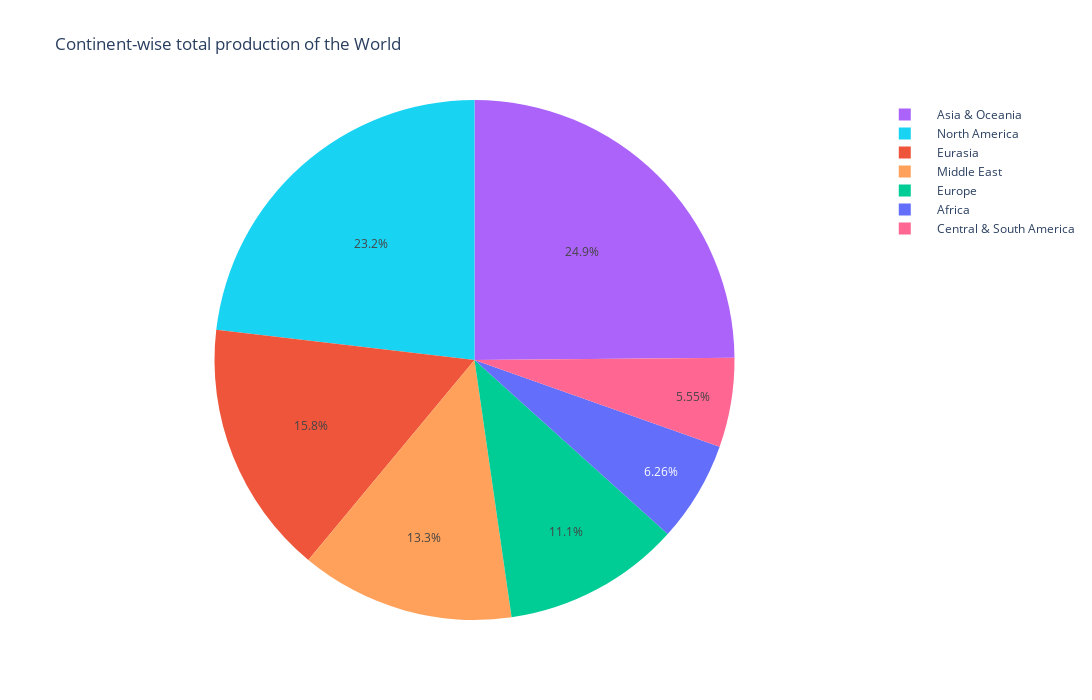

Here is the notebook cell this chart was saved with:
### Code cell
continent_production =  production.groupby(by='Continent')['Total_production'].sum()
print(continent_production)

fig = px.pie(production, values='Total_production', names='Continent',color='Continent',
             title='Continent-wise total production of the World',
             width=1500, height=700)
fig.show()

### Figure 1 — Plotly figure (JSON) as saved in the notebook; plotly's stock layout.template omitted (floating-point values rounded to 4 significant figures; data arrays with more than 128 entries replaced by an {"elided": "..."} marker saying what was removed)
{"data": [{"customdata": {"elided": "229x1 str values"}, "domain": {"x": [0, 1], "y": [0, 1]}, "hovertemplate": "Continent=%{customdata[0]}<br>Total_production=%{value}<extra></extra>", "labels": {"elided": "229 str values"}, "legendgroup": "", "marker": {"colors": {"elided": "229 str values"}}, "name": "", "showlegend": true, "type": "pie", "values": {"elided": "229 float values"}}], "layout": {"height": 700, "legend": {"tracegroupgap": 0}, "title": {"text": "Continent-wise total production of the World"}, "width": 1500}}
